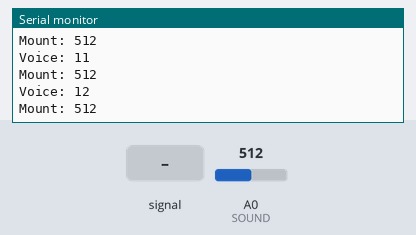
Bench run of a sketch on a simulated Arduino Uno, built with avr-gcc and run on an emulated ATmega328P. On the bench: the last lines printed to the serial monitor. The inputs (shaded band) are chosen by the test bench; at power-on: A0 (SOUND) = 512.

Above: at 1.2 s.
1.3 s: A0 (SOUND) fed a 200 Hz sine of ±81 counts around its level
At 1.38 s:
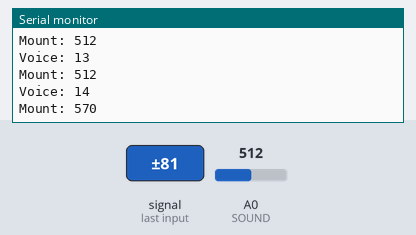
2.8 s: A0 (SOUND) set to 716
At 2.89 s:
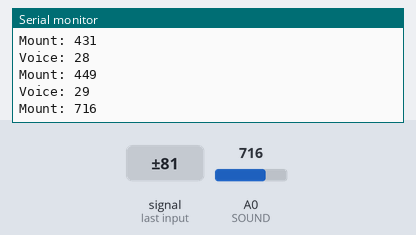
4.3 s: A0 (SOUND) fed a 1000 Hz sine of ±255 counts around its level
At 4.4 s:
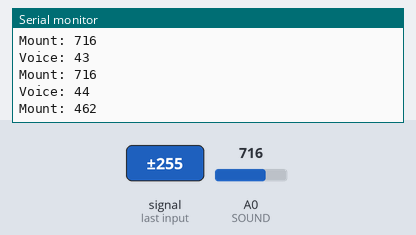
5.8 s: A0 (SOUND) set to 900
At 5.81 s:
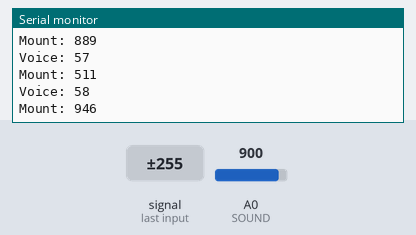
Timing chart, 0 to 8.3 s (numbered marks = the images above; inputs shaded):
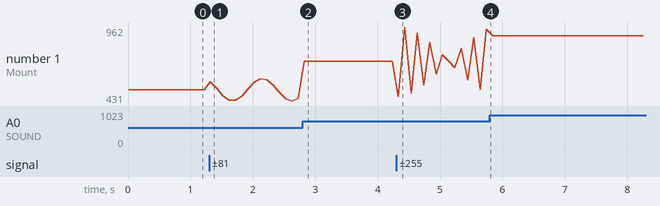

The sketch:

sound_sensor_basic.ino
```cpp
#define SOUND A0

int vol = 0;
int count = 0;

void setup() {
  // put your setup code here, to run once:
  Serial.begin(9600);
}

void loop() {
  // put your main code here, to run repeatedly:
  vol = analogRead(SOUND);

  if(vol>50){
    count++;
    Serial.print("Voice: ");
    Serial.println(count);
    Serial.print("Mount: ");
    Serial.println(vol);
    delay(100);
  }
}
```

Measured:
- after the input at 1.3 s, the serial monitor: prints a new line at once (image 1)
- after the input at 2.8 s, the serial monitor: prints a new line at once (image 2)
- after the input at 4.3 s, the serial monitor: prints a new line at once (image 3)
- plotted number 1: 512 → 449 after the input at 1.3 s, 449 → 716 after the input at 2.8 s, 716 → 946 after the input at 4.3 s
